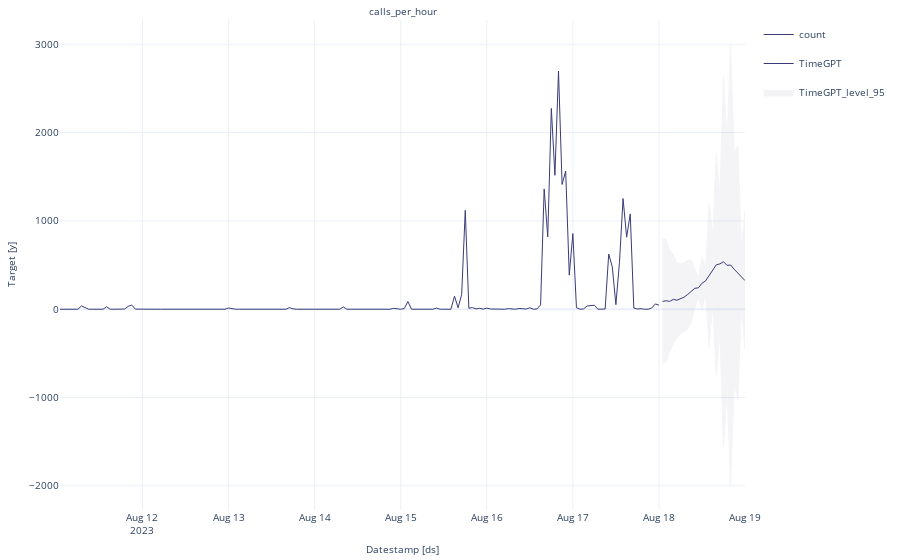

The notebook cell saved with this chart:
### Code cell
sf.plot(df=data, forecasts_df=timegpt_fcst_df)
